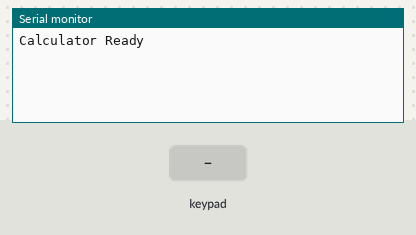
A sketch run on a simulated ESP8266 (NodeMCU). Shown: the last lines printed to the serial monitor. The inputs (shaded band) are chosen by the test bench.

Above: at 1.2 s.
1.3 s: key '7' pressed
At 1.8 s:
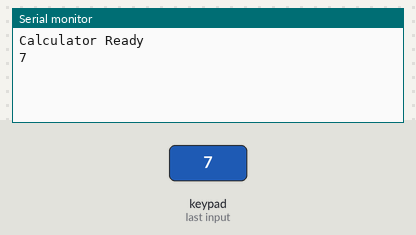
2.8 s: keypad keys 1 2 # pressed 0.4 s apart
At 4.5 s:
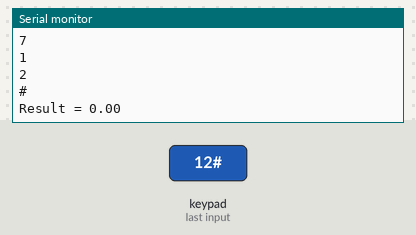
5.5 s: key 'A' pressed
At 6.1 s:
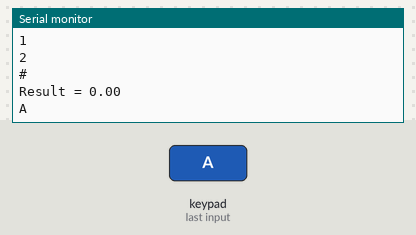
7.0 s: keypad keys 1 2 * pressed 0.4 s apart
At 8.9 s:
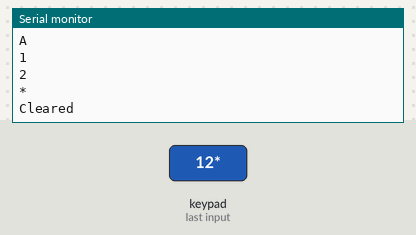
9.7 s: key 'B' pressed
At 10.4 s:
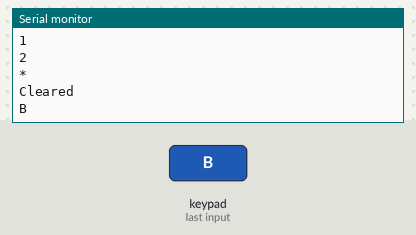
11.2 s: keypad keys 1 2 D pressed 0.4 s apart
At 12.5 s:
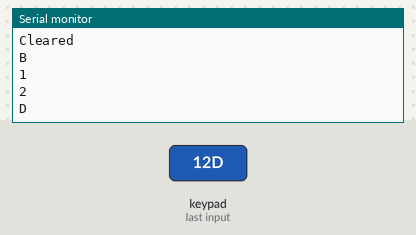
Timing chart, 0 to 14.2 s (numbered marks = the images above; inputs shaded):
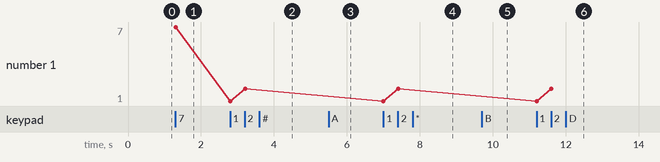

Measured:
- after the input at 1.3 s, the serial monitor: prints a new line at once (image 1)
- after the input at 2.8 s, the serial monitor: prints a new line at once (image 2)
- after the input at 5.5 s, the serial monitor: prints a new line at once (image 3)
- after the input at 7.0 s, the serial monitor: prints a new line at once (image 4)
- after the input at 9.7 s, the serial monitor: prints a new line at once (image 5)
- after the input at 11.2 s, the serial monitor: prints a new line at once (image 6)
- plotted number 1: 7 → 2 after the input at 2.8 s

The sketch:

calci.ino
```cpp
#include <Keypad.h>

const byte ROWS = 4;
const byte COLS = 4;

char keys[ROWS][COLS] = {
  {'7','8','9','A'},
  {'4','5','6','B'},
  {'1','2','3','C'},
  {'*','0','#','D'}
};

byte rowPins[ROWS] = {D1, D2, D5, D6};
byte colPins[COLS] = {D7, D8, D3, D4};

Keypad keypad = Keypad(makeKeymap(keys), rowPins, colPins, ROWS, COLS);

long num1 = 0;
long num2 = 0;
char op;
bool secondNumber = false;

void setup() {
  Serial.begin(9600);
  Serial.println("Calculator Ready");
}

void loop() {
  char key = keypad.getKey();

  if (key) {
    Serial.println(key);

    if (key >= '0' && key <= '9') {
      if (!secondNumber)
        num1 = num1 * 10 + (key - '0');
      else
        num2 = num2 * 10 + (key - '0');
    }

    else if (key == 'A') { // +
      op = '/';
      secondNumber = true;
    }

    else if (key == 'B') { // -
      op = '*';
      secondNumber = true;
    }

    else if (key == 'C') { // *
      op = '-';
      secondNumber = true;
    }

    else if (key == 'D') { // /
      op = '+';
      secondNumber = true;
    }

    else if (key == '#') { // Calculate
      float result;

      switch (op) {
        case '+': result = num1 + num2; break;
        case '-': result = num1 - num2; break;
        case '*': result = num1 * num2; break;
        case '/': result = (float)num1 / num2; break;
      }

      Serial.print("Result = ");
      Serial.println(result);

      num1 = 0;
      num2 = 0;
      secondNumber = false;
    }

    else if (key == '*') { // Clear
      num1 = 0;
      num2 = 0;
      secondNumber = false;
      Serial.println("Cleared");
    }
  }
}
```
